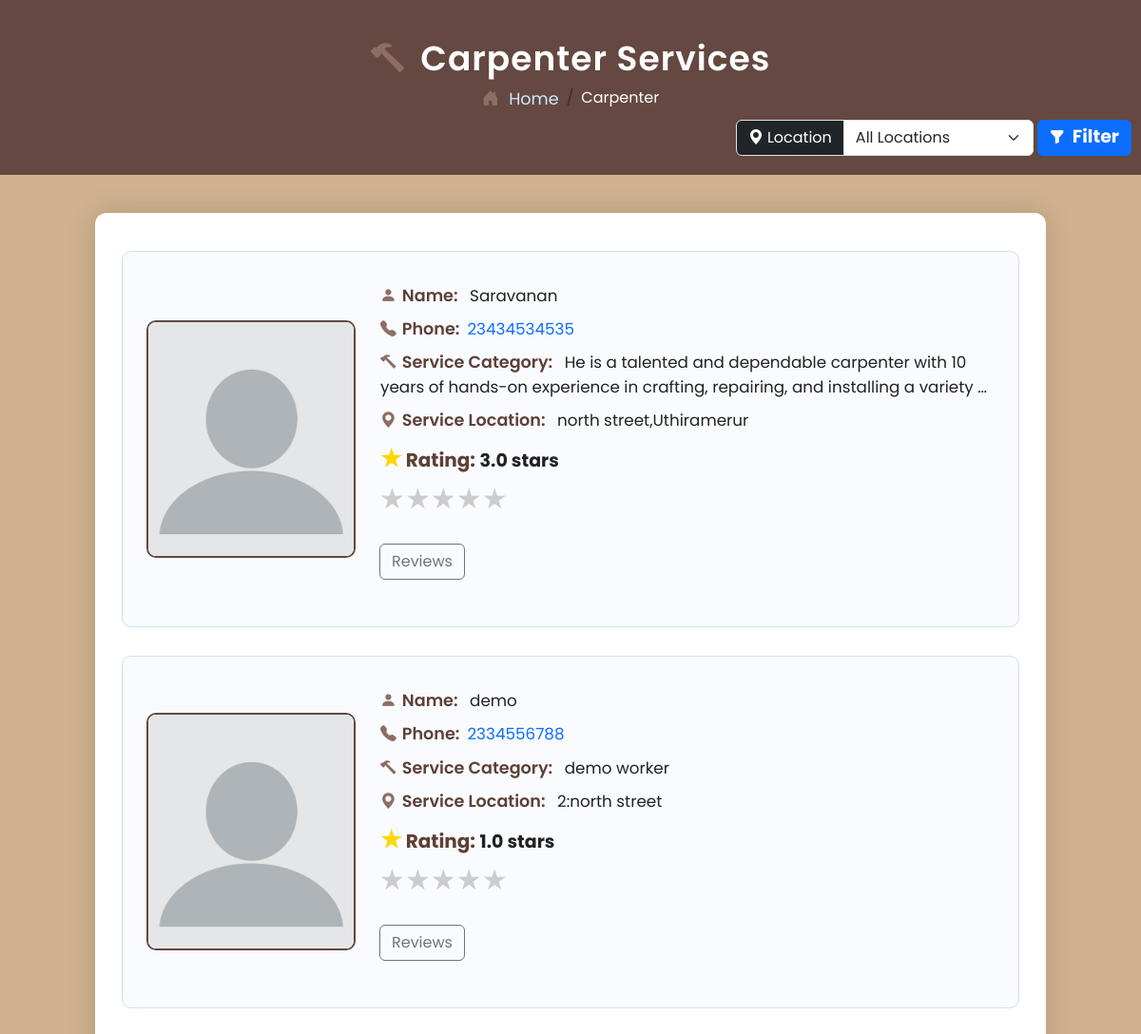
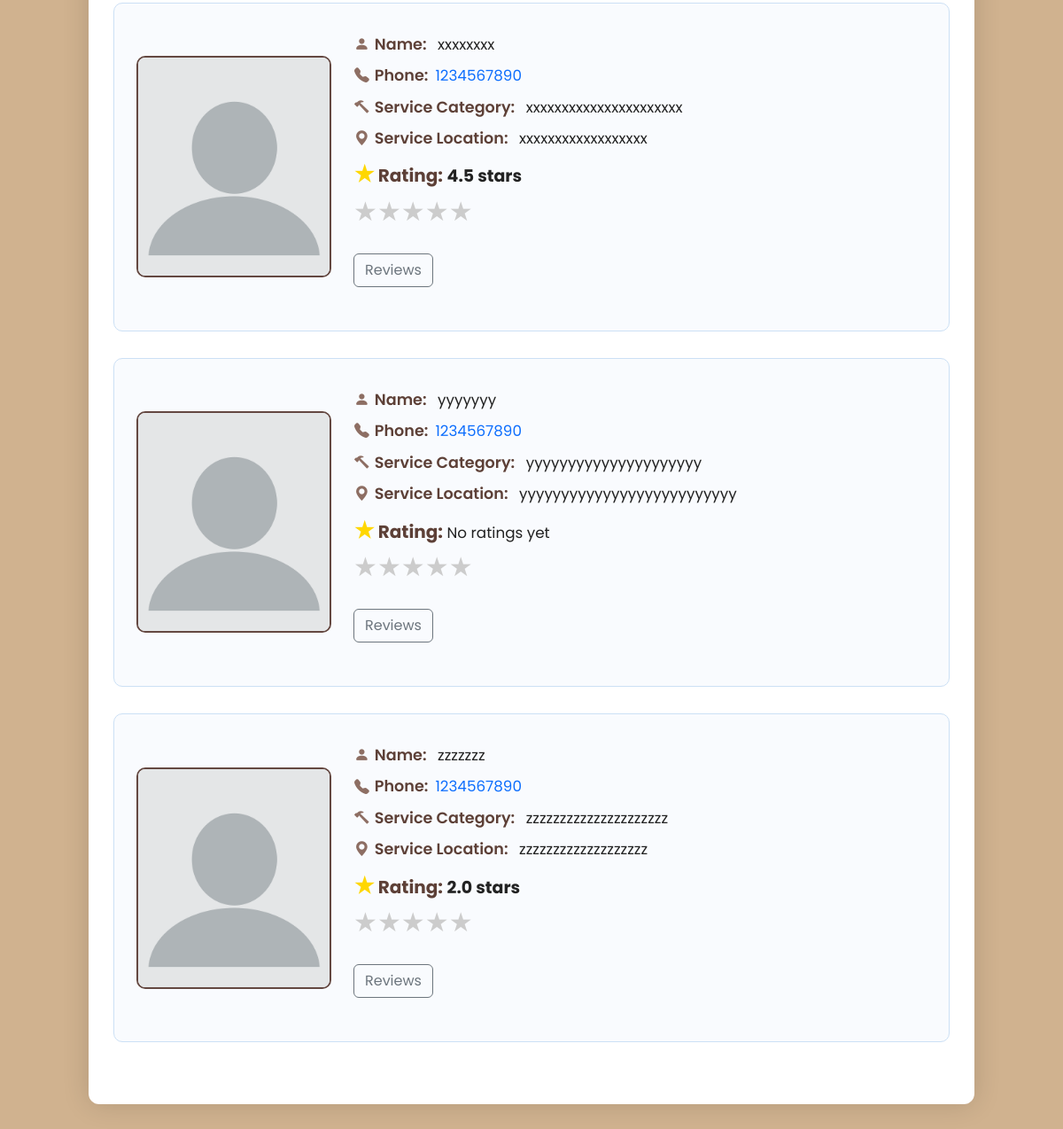
Screenshot of /carpenter/ with the database file from the repository (2 pictures, top to bottom).
### myapp/models.py (models this page shows, shortened)
class Service(models.Model):
    SERVICE_CHOICES = [
        ('PLUMBER', 'Plumber'),
        ('ELECTRICIAN', 'Electrician'),
        ('CARPENTER', 'Carpenter'),
        ('TV TECH', 'TV Technician'),
    ]
    name = models.CharField(max_length=100)
    service_type = models.CharField(max_length=50, choices=SERVICE_CHOICES)
    description = models.TextField()
    address = models.CharField(max_length=255, blank=True, null=True)
    contact_no = models.CharField(max_length=15, blank=True, null=True)
    created_at = models.DateTimeField(auto_now_add=True)
    updated_at = models.DateTimeField(auto_now=True)

### myapp/views.py (the view)
# urls.py: path('carpenter/', views.carpenter, name='carpenter'),
def carpenter(request):
    selected_location = request.GET.get('location', '')
    services = Service.objects.filter(service_type='CARPENTER')
    if selected_location:
        services = services.filter(address__icontains=selected_location)
    for service in services:
        service.review = Review.objects.filter(service=service)
        service.average_rating = service.review.aggregate(models.Avg('rating'))['rating__avg']
    locations = Service.objects.filter(service_type='CARPENTER') \
                               .values_list('address', flat=True).distinct()
    return render(request, 'carpenter.html', {
        'services': services,
        'locations': locations,
    })

### templates/carpenter.html (shortened to what this page needs)
{% load static %}
<!DOCTYPE html>
<html lang="en">
<head>
    <link href="https://cdn.jsdelivr.net/npm/bootstrap@5.3.3/dist/css/bootstrap.min.css" rel="stylesheet">
    <link href="https://cdn.jsdelivr.net/npm/bootstrap-icons@1.10.5/font/bootstrap-icons.css" rel="stylesheet">
    <link rel="stylesheet" href="{% static 'css/carpenter.css' %}">
</head>
<body>
<div class="profile-header">
    <h2><i class="bi bi-hammer icon"></i> Carpenter Services</h2>
    <nav aria-label="breadcrumb">
        <ol class="breadcrumb mb-2">
            <li class="breadcrumb-item">
                <a href="{% url 'homepage' %}">
                    <i class="bi bi-house-door-fill icon"></i> Home
                </a>
            </li>
            <li class="breadcrumb-item active text-white" aria-current="page">Carpenter</li>
        </ol>
        <div class="d-flex justify-content-between align-items-center">
            <form method="get" action="" class="d-flex align-items-center ms-auto">
                <div class="input-group me-0">
                    <label class="input-group-text bg-dark text-white" for="locationSelect">
                        <i class="bi bi-geo-alt-fill me-1"></i> Location
                    </label>
                    <select name="location" id="locationSelect" class="form-select" style="width: 200px;">
                        <option value="">All Locations</option>
                    </select>
                </div>
                <button type="submit" class="btn btn-primary ms-1" style="height: 38px; border-radius: 0.375rem; display: flex; align-items: center; justify-content: center; margin-right: 10px;">
                    <i class="bi bi-funnel-fill me-2"></i> <span>Filter</span>
                </button>
            </form>
        </div>
    </nav>
</div>
<div class="container profile-container">
    <div class="row">
        {% if services %}
            {% for service in services %}
                <div class="profile-box">
                    <img src="{% static 'images/logo/profile.webp' %}" alt="Profile Picture">
                    <div class="profile-details">
                        <p><i class="bi bi-person-fill icon"></i><span class="label">Name:</span> {{ service.name }}</p>
                        <p><i class="bi bi-telephone-fill icon"></i><span class="label">Phone:</span><a href="#">{{ service.contact_no }}</a></p>
                        <p><i class="bi bi-hammer icon"></i><span class="label">Service Category:</span> {{ service.description|truncatewords:20 }}</p>
                        <p><i class="bi bi-geo-alt-fill icon"></i><span class="label">Service Location:</span> {{ service.address }}</p>
                        <p><strong><span style="color: gold; font-size: 25px;">&#9733;</span>  Rating:</strong>
                            {% if service.average_rating %}
                               <span>{{ service.average_rating|floatformat:1 }} stars</span>
                            {% else %}
                                No ratings yet
                            {% endif %}
                        </p>
                        <div class="mb-4">
                            <div class="rating-stars">
                                {% for i in "54321" %}
                                    <label for="star{{ i }}-{{ service.id }}" title="{{ i }} stars">&#9733;</label>
                                {% endfor %}
                            </div>
                        </div>
                        <div class="reviews mb-4">
                            <button class="btn btn-outline-secondary" data-bs-toggle="modal" data-bs-target="#reviewModal"
                                    onclick="openReviewModal('{{ service.id }}')">Reviews</button>
                        </div>
                    </div>
                </div>
            {% endfor %}
        {% else %}
            <p class="no-services"><i class="bi bi-exclamation-circle-fill icon"></i>No carpenter services available at the moment.</p>
        {% endif %}
    </div>
</div>
</body>
</html>

### static/css/carpenter.css (style rules this page uses)
body { background-color:#c19a6bc0; font-family: 'Poppins', sans-serif; color: #333; }
.profile-header { text-align: center; color: #ffffff; padding: 40px 0 20px 0; background-color:#644841; }
.profile-header h2 { font-size: 36px; font-weight: 600; letter-spacing: 1px; }
.breadcrumb { background: transparent; justify-content: center; }
.breadcrumb-item a { color: #d0e9ff; text-decoration: none; font-size: 1.1rem; }
.profile-container { background-color: #ffffff; margin: 40px auto; padding: 40px; border-radius: 12px; max-width: 1000px; box-shadow: 0 0 30px rgba(0, 0, 0, 0.15); animation: fadeIn 1s ease-in-out; }
.profile-box { display: flex; align-items: center; gap: 25px; border: 1px solid #cce0f5; border-radius: 10px; padding: 25px; margin-bottom: 30px; transition: transform 0.3s, box-shadow 0.3s; background-color: #f9fbfe; }
.profile-box img { width: 220px; height: 250px; object-fit: cover; border-radius: 10px; border: 2px solid #644841; }
.profile-details { flex: 1; }
.profile-details p { margin: 0; padding: 8px 1px 1px ; font-size: 1.05rem; color: #222; }
.label { font-weight: 600; margin-right: 8px; color: #5D4037; font-size: 1.1rem; }
.icon { color: #8D6E63; margin-right: 6px; transition: transform 0.3s ease; }
h2 { font-size: 2rem; font-weight: 600; }
.rating-stars { direction: rtl; display: inline-flex; }
.rating-stars label { font-size: 30px; color: #ccc; cursor: pointer; transition: color 0.2s; }
strong { color: #5D4037; font-size: 20px; }
span { font-size: 19px; font-weight: bold; }
a { text-decoration: none; }

### rows the page displays
Service: name "Saravanan", contact_no "23434534535", description "He is a talented and dependable carpenter with 10 years of hands-on experience in crafting, repairing, and installing a variety …", address "north street,Uthiramerur", average_rating "3.0"
Service: name "demo", contact_no "2334556788", description "demo worker", address "2:north street", average_rating "1.0"
Service: name "xxxxxxxx", contact_no "1234567890", description "xxxxxxxxxxxxxxxxxxxxxx", address "xxxxxxxxxxxxxxxxxx", average_rating "4.5"
Service: name "yyyyyyy", contact_no "1234567890", description "yyyyyyyyyyyyyyyyyyyyy", address "yyyyyyyyyyyyyyyyyyyyyyyyyy", shows "No ratings yet"
Service: name "zzzzzzz", contact_no "1234567890", description "zzzzzzzzzzzzzzzzzzzzz", address "zzzzzzzzzzzzzzzzzzz", average_rating "2.0"
